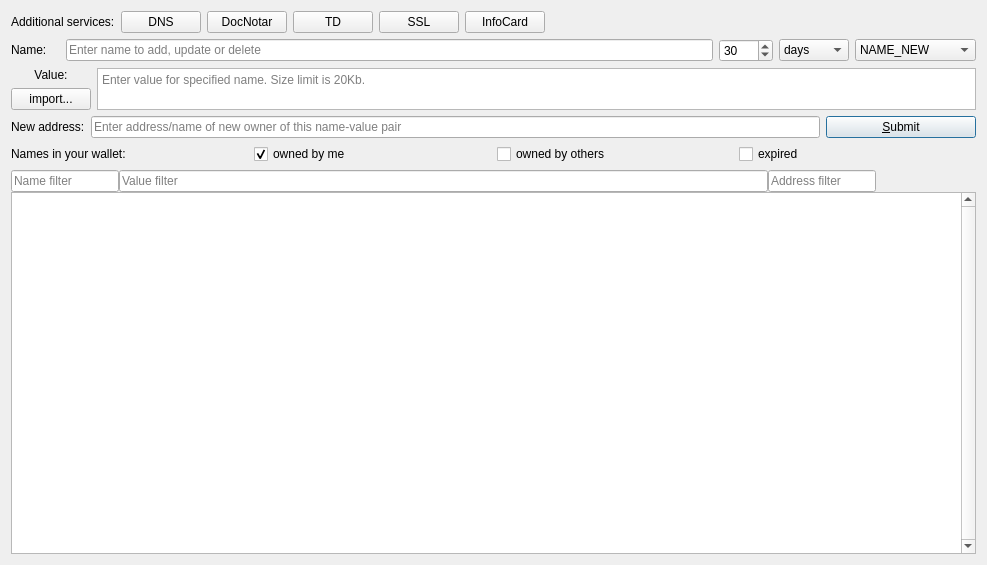
<?xml version="1.0" encoding="UTF-8"?>
<ui version="4.0">
 <class>ManageNamesPage</class>
 <widget class="QWidget" name="ManageNamesPage">
  <property name="geometry">
   <rect>
    <x>0</x>
    <y>0</y>
    <width>987</width>
    <height>565</height>
   </rect>
  </property>
  <property name="sizePolicy">
   <sizepolicy hsizetype="Preferred" vsizetype="Preferred">
    <horstretch>0</horstretch>
    <verstretch>0</verstretch>
   </sizepolicy>
  </property>
  <property name="windowTitle">
   <string>Manage Names</string>
  </property>
  <layout class="QVBoxLayout" name="verticalLayout_3">
   <item>
    <layout class="QHBoxLayout" name="hboxTopToolbar">
     <item>
      <widget class="QLabel" name="labelPrepareRecords">
       <property name="text">
        <string>Additional services:</string>
       </property>
      </widget>
     </item>
     <item>
      <widget class="QPushButton" name="btnManageDomains">
       <property name="toolTip">
        <string>Host your domains in EmerDNS system</string>
       </property>
       <property name="text">
        <string>DNS</string>
       </property>
       <property name="icon">
        <iconset resource="../bitcoin.qrc">
         <normaloff>:/icons/EmerDNS-32.png</normaloff>:/icons/EmerDNS-32.png</iconset>
       </property>
      </widget>
     </item>
     <item>
      <widget class="QPushButton" name="btnDpo">
       <property name="toolTip">
        <string>Notarize documents using blockchain.</string>
       </property>
       <property name="text">
        <string>DocNotar</string>
       </property>
       <property name="icon">
        <iconset resource="../bitcoin.qrc">
         <normaloff>:/icons/DPO-32.png</normaloff>:/icons/DPO-32.png</iconset>
       </property>
      </widget>
     </item>
     <item>
      <widget class="QPushButton" name="btnTrustedDiploma">
       <property name="toolTip">
        <string>Trusted Diploma</string>
       </property>
       <property name="text">
        <string>TD</string>
       </property>
       <property name="icon">
        <iconset resource="../bitcoin.qrc">
         <normaloff>:/icons/Trusted-diploma-16-monochrome.png</normaloff>:/icons/Trusted-diploma-16-monochrome.png</iconset>
       </property>
      </widget>
     </item>
     <item>
      <widget class="QPushButton" name="btnSsl">
       <property name="toolTip">
        <string>Trusted Diploma</string>
       </property>
       <property name="text">
        <string>SSL</string>
       </property>
       <property name="icon">
        <iconset resource="../bitcoin.qrc">
         <normaloff>:/icons/EmerSSL-32.png</normaloff>:/icons/EmerSSL-32.png</iconset>
       </property>
      </widget>
     </item>
     <item>
      <widget class="QPushButton" name="btnInfoCard">
       <property name="toolTip">
        <string>Trusted Diploma</string>
       </property>
       <property name="text">
        <string>InfoCard</string>
       </property>
       <property name="icon">
        <iconset resource="../bitcoin.qrc">
         <normaloff>:/icons/InfoCard-32.png</normaloff>:/icons/InfoCard-32.png</iconset>
       </property>
      </widget>
     </item>
     <item>
      <spacer name="hSpacerToolbar">
       <property name="orientation">
        <enum>Qt::Horizontal</enum>
       </property>
       <property name="sizeHint" stdset="0">
        <size>
         <width>40</width>
         <height>20</height>
        </size>
       </property>
      </spacer>
     </item>
    </layout>
   </item>
   <item>
    <layout class="QHBoxLayout" name="horizontalLayout">
     <item>
      <widget class="QLabel" name="label_4">
       <property name="sizePolicy">
        <sizepolicy hsizetype="Preferred" vsizetype="Maximum">
         <horstretch>0</horstretch>
         <verstretch>0</verstretch>
        </sizepolicy>
       </property>
       <property name="text">
        <string>Name:</string>
       </property>
       <property name="alignment">
        <set>Qt::AlignLeading|Qt::AlignLeft|Qt::AlignVCenter</set>
       </property>
      </widget>
     </item>
     <item>
      <widget class="QLabel" name="labelAvailability">
       <property name="sizePolicy">
        <sizepolicy hsizetype="Preferred" vsizetype="Maximum">
         <horstretch>0</horstretch>
         <verstretch>0</verstretch>
        </sizepolicy>
       </property>
       <property name="text">
        <string/>
       </property>
       <property name="alignment">
        <set>Qt::AlignLeading|Qt::AlignLeft|Qt::AlignVCenter</set>
       </property>
      </widget>
     </item>
     <item>
      <widget class="QValidatedLineEdit" name="registerName">
       <property name="toolTip">
        <string>Enter name to add, update or delete</string>
       </property>
       <property name="text">
        <string notr="true"/>
       </property>
       <property name="placeholderText">
        <string>Enter name to add, update or delete</string>
       </property>
       <property name="clearButtonEnabled">
        <bool>true</bool>
       </property>
      </widget>
     </item>
     <item>
      <widget class="QSpinBox" name="registerTimeUnits">
       <property name="toolTip">
        <string>&lt;html&gt;&lt;head/&gt;&lt;body&gt;&lt;p&gt;Set number of days that will be added to name expire time.&lt;/p&gt;&lt;/body&gt;&lt;/html&gt;</string>
       </property>
       <property name="maximum">
        <number>9999</number>
       </property>
       <property name="value">
        <number>30</number>
       </property>
      </widget>
     </item>
     <item>
      <widget class="QComboBox" name="txTimeTypeSelector">
       <property name="currentIndex">
        <number>0</number>
       </property>
       <item>
        <property name="text">
         <string>days</string>
        </property>
       </item>
       <item>
        <property name="text">
         <string>months</string>
        </property>
       </item>
       <item>
        <property name="text">
         <string>years</string>
        </property>
       </item>
      </widget>
     </item>
     <item>
      <widget class="QComboBox" name="txTypeSelector">
       <property name="toolTip">
        <string>Choose operation for specified name to perform after you click on 'Submit' button</string>
       </property>
       <property name="currentIndex">
        <number>0</number>
       </property>
       <item>
        <property name="text">
         <string>NAME_NEW</string>
        </property>
       </item>
       <item>
        <property name="text">
         <string>NAME_UPDATE</string>
        </property>
       </item>
       <item>
        <property name="text">
         <string>NAME_DELETE</string>
        </property>
       </item>
      </widget>
     </item>
    </layout>
   </item>
   <item>
    <layout class="QHBoxLayout" name="horizontalLayout_3">
     <item>
      <layout class="QVBoxLayout" name="verticalLayout">
       <item>
        <widget class="QLabel" name="labelValue">
         <property name="sizePolicy">
          <sizepolicy hsizetype="Preferred" vsizetype="Maximum">
           <horstretch>0</horstretch>
           <verstretch>0</verstretch>
          </sizepolicy>
         </property>
         <property name="toolTip">
          <string>Shows how many % of maximum length used</string>
         </property>
         <property name="text">
          <string>Value:</string>
         </property>
         <property name="alignment">
          <set>Qt::AlignCenter</set>
         </property>
        </widget>
       </item>
       <item>
        <widget class="QPushButton" name="importValueButton">
         <property name="toolTip">
          <string>Import value from file on disk</string>
         </property>
         <property name="text">
          <string>import...</string>
         </property>
         <property name="icon">
          <iconset resource="../bitcoin.qrc">
           <normaloff>:/icons/open</normaloff>:/icons/open</iconset>
         </property>
        </widget>
       </item>
      </layout>
     </item>
     <item>
      <widget class="QPlainTextEdit" name="registerValue">
       <property name="sizePolicy">
        <sizepolicy hsizetype="Expanding" vsizetype="Ignored">
         <horstretch>0</horstretch>
         <verstretch>0</verstretch>
        </sizepolicy>
       </property>
       <property name="toolTip">
        <string/>
       </property>
       <property name="placeholderText">
        <string>Enter value for specified name. Size limit is 20Kb.</string>
       </property>
      </widget>
     </item>
    </layout>
   </item>
   <item>
    <layout class="QHBoxLayout" name="horizontalLayout_4">
     <item>
      <widget class="QLabel" name="labelAddress">
       <property name="enabled">
        <bool>true</bool>
       </property>
       <property name="sizePolicy">
        <sizepolicy hsizetype="Preferred" vsizetype="Maximum">
         <horstretch>0</horstretch>
         <verstretch>0</verstretch>
        </sizepolicy>
       </property>
       <property name="text">
        <string>New address:</string>
       </property>
       <property name="alignment">
        <set>Qt::AlignLeading|Qt::AlignLeft|Qt::AlignVCenter</set>
       </property>
      </widget>
     </item>
     <item>
      <widget class="QValidatedLineEdit" name="registerAddress">
       <property name="enabled">
        <bool>true</bool>
       </property>
       <property name="toolTip">
        <string>&lt;html&gt;&lt;head/&gt;&lt;body&gt;&lt;p&gt;Enter address/name of new owner, or leave blank to send to yourself.&lt;/p&gt;&lt;/body&gt;&lt;/html&gt;</string>
       </property>
       <property name="text">
        <string notr="true"/>
       </property>
       <property name="placeholderText">
        <string>Enter address/name of new owner of this name-value pair</string>
       </property>
      </widget>
     </item>
     <item>
      <widget class="QPushButton" name="submitNameButton">
       <property name="sizePolicy">
        <sizepolicy hsizetype="Fixed" vsizetype="Fixed">
         <horstretch>0</horstretch>
         <verstretch>0</verstretch>
        </sizepolicy>
       </property>
       <property name="minimumSize">
        <size>
         <width>150</width>
         <height>0</height>
        </size>
       </property>
       <property name="toolTip">
        <string>&lt;html&gt;&lt;head/&gt;&lt;body&gt;&lt;p&gt;This will send name_new or name_update transaction (if you already did name_new).&lt;/p&gt;&lt;/body&gt;&lt;/html&gt;</string>
       </property>
       <property name="layoutDirection">
        <enum>Qt::LeftToRight</enum>
       </property>
       <property name="text">
        <string>&amp;Submit</string>
       </property>
       <property name="icon">
        <iconset resource="../bitcoin.qrc">
         <normaloff>:/icons/send</normaloff>:/icons/send</iconset>
       </property>
       <property name="default">
        <bool>true</bool>
       </property>
      </widget>
     </item>
    </layout>
   </item>
   <item>
    <layout class="QHBoxLayout" name="horizontalLayout_5">
     <item>
      <widget class="QLabel" name="label_5">
       <property name="sizePolicy">
        <sizepolicy hsizetype="Preferred" vsizetype="Maximum">
         <horstretch>0</horstretch>
         <verstretch>0</verstretch>
        </sizepolicy>
       </property>
       <property name="text">
        <string>Names in your wallet:</string>
       </property>
       <property name="alignment">
        <set>Qt::AlignLeading|Qt::AlignLeft|Qt::AlignVCenter</set>
       </property>
       <property name="buddy">
        <cstring>tableView</cstring>
       </property>
      </widget>
     </item>
     <item>
      <widget class="QCheckBox" name="cbMyNames">
       <property name="text">
        <string>owned by me</string>
       </property>
       <property name="checked">
        <bool>true</bool>
       </property>
      </widget>
     </item>
     <item>
      <widget class="QCheckBox" name="cbOtherNames">
       <property name="text">
        <string>owned by others</string>
       </property>
      </widget>
     </item>
     <item>
      <widget class="QCheckBox" name="cbExpired">
       <property name="text">
        <string>expired</string>
       </property>
      </widget>
     </item>
    </layout>
   </item>
   <item>
    <layout class="QVBoxLayout" name="verticalLayout_2">
     <property name="spacing">
      <number>0</number>
     </property>
     <item>
      <layout class="QHBoxLayout" name="horizontalLayout_2">
       <property name="spacing">
        <number>0</number>
       </property>
       <item>
        <widget class="QValidatedLineEdit" name="nameFilter">
         <property name="sizePolicy">
          <sizepolicy hsizetype="Fixed" vsizetype="Fixed">
           <horstretch>0</horstretch>
           <verstretch>0</verstretch>
          </sizepolicy>
         </property>
         <property name="toolTip">
          <string>Enter part of name to search for</string>
         </property>
         <property name="text">
          <string notr="true"/>
         </property>
         <property name="placeholderText">
          <string>Name filter</string>
         </property>
        </widget>
       </item>
       <item>
        <widget class="QValidatedLineEdit" name="valueFilter">
         <property name="toolTip">
          <string>Enter part of value to search for</string>
         </property>
         <property name="text">
          <string notr="true"/>
         </property>
         <property name="placeholderText">
          <string>Value filter</string>
         </property>
        </widget>
       </item>
       <item>
        <widget class="QValidatedLineEdit" name="addressFilter">
         <property name="sizePolicy">
          <sizepolicy hsizetype="Fixed" vsizetype="Fixed">
           <horstretch>0</horstretch>
           <verstretch>0</verstretch>
          </sizepolicy>
         </property>
         <property name="toolTip">
          <string>Enter MFCoin address (or prefix of it)</string>
         </property>
         <property name="text">
          <string notr="true"/>
         </property>
         <property name="placeholderText">
          <string>Address filter</string>
         </property>
        </widget>
       </item>
       <item>
        <spacer name="horizontalSpacer_ExpiresIn">
         <property name="orientation">
          <enum>Qt::Horizontal</enum>
         </property>
         <property name="sizeType">
          <enum>QSizePolicy::Fixed</enum>
         </property>
         <property name="sizeHint" stdset="0">
          <size>
           <width>100</width>
           <height>20</height>
          </size>
         </property>
        </spacer>
       </item>
      </layout>
     </item>
     <item>
      <widget class="QTableView" name="tableView">
       <property name="contextMenuPolicy">
        <enum>Qt::CustomContextMenu</enum>
       </property>
       <property name="toolTip">
        <string>Double-click name to copy all values</string>
       </property>
       <property name="verticalScrollBarPolicy">
        <enum>Qt::ScrollBarAlwaysOn</enum>
       </property>
       <property name="tabKeyNavigation">
        <bool>false</bool>
       </property>
       <property name="alternatingRowColors">
        <bool>true</bool>
       </property>
       <property name="selectionMode">
        <enum>QAbstractItemView::SingleSelection</enum>
       </property>
       <property name="selectionBehavior">
        <enum>QAbstractItemView::SelectRows</enum>
       </property>
       <property name="sortingEnabled">
        <bool>true</bool>
       </property>
       <attribute name="verticalHeaderVisible">
        <bool>false</bool>
       </attribute>
      </widget>
     </item>
    </layout>
   </item>
  </layout>
 </widget>
 <customwidgets>
  <customwidget>
   <class>QValidatedLineEdit</class>
   <extends>QLineEdit</extends>
   <header>qvalidatedlineedit.h</header>
  </customwidget>
 </customwidgets>
 <resources>
  <include location="../bitcoin.qrc"/>
 </resources>
 <connections/>
</ui>
